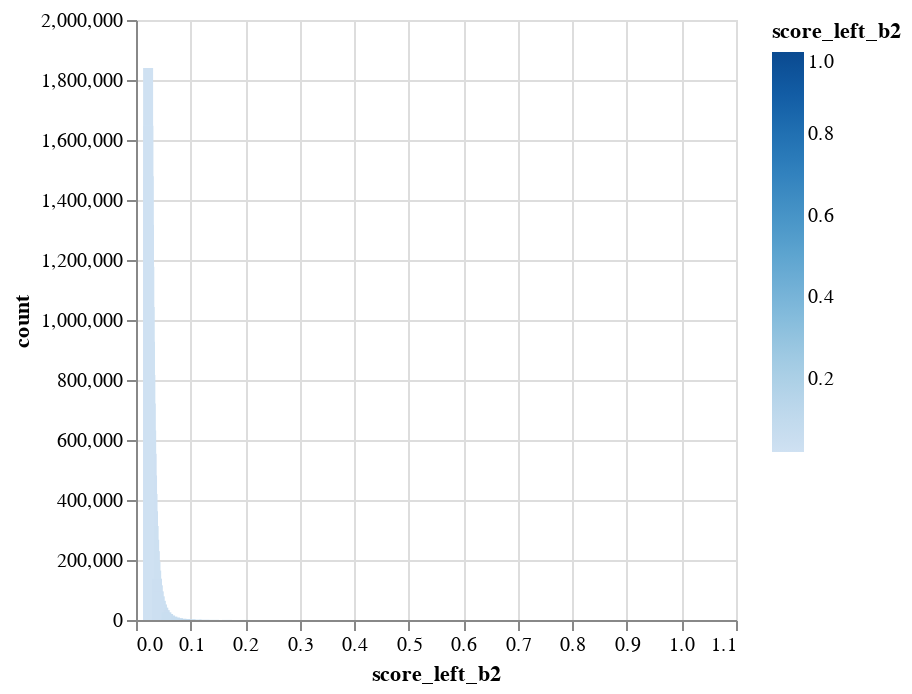
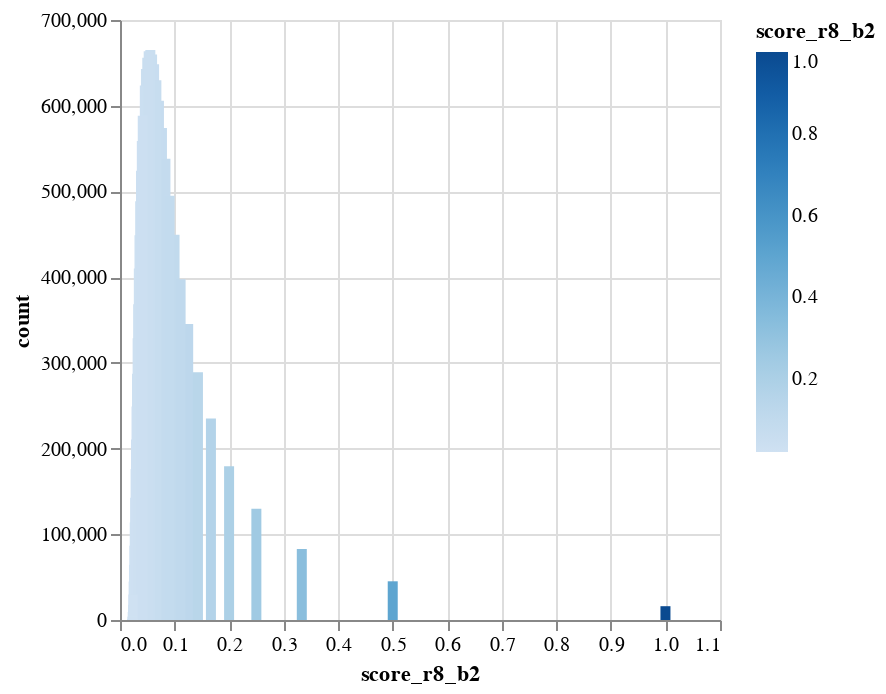

Write notebook code for charts like these, in order.
### Code cell
show_b_stats('score_left_b2')
show_b_stats('score_r8_b2')

### Figure 1 — Vega-Lite specification as saved in the notebook (floating-point values rounded to 4 significant figures)
{"config": {"view": {"continuousWidth": 300, "continuousHeight": 300}}, "data": {"name": "data-874e914ef9ef7bf552d3f1494d30eb44"}, "mark": {"type": "bar", "tooltip": true}, "encoding": {"color": {"field": "score_left_b2", "type": "quantitative"}, "x": {"field": "score_left_b2", "type": "quantitative"}, "y": {"field": "count", "type": "quantitative"}}, "params": [{"name": "param_11", "select": {"type": "interval", "encodings": ["x", "y"]}, "bind": "scales"}], "$schema": "https://vega.github.io/schema/vega-lite/v5.20.1.json", "datasets": {"data-874e914ef9ef7bf552d3f1494d30eb44": [{"score_left_b2": 0.125, "count": 781}, {"score_left_b2": 0.025, "count": 1043236}, {"score_left_b2": 0.0588, "count": 19914}, {"score_left_b2": 0.0233, "count": 1479260}, {"score_left_b2": 0.0333, "count": 267623}, {"score_left_b2": 0.0769, "count": 6066}, {"score_left_b2": 0.0476, "count": 51890}, {"score_left_b2": 0.0833, "count": 4267}, {"score_left_b2": 0.5, "count": 6}, {"score_left_b2": 0.0714, "count": 8353}, {"score_left_b2": 0.1, "count": 1959}, {"score_left_b2": 0.037, "count": 164701}, {"score_left_b2": 0.0278, "count": 631560}, {"score_left_b2": 0.0312, "count": 362094}, {"score_left_b2": 0.0345, "count": 229368}, {"score_left_b2": 0.0256, "count": 927230}, {"score_left_b2": 0.3333, "count": 21}, {"score_left_b2": 0.0222, "count": 1840051}, {"score_left_b2": 0.0263, "count": 816696}, {"score_left_b2": 0.027, "count": 721616}, {"score_left_b2": 0.0238, "count": 1317692}, {"score_left_b2": 0.0625, "count": 15106}, {"score_left_b2": 0.04, "count": 115590}, {"score_left_b2": 0.0455, "count": 63961}, {"score_left_b2": 0.0294, "count": 481821}, {"score_left_b2": 0.1111, "count": 1267}, {"score_left_b2": 0.0286, "count": 554442}, {"score_left_b2": 0.0667, "count": 11377}, {"score_left_b2": 0.05, "count": 41330}, {"score_left_b2": 0.0303, "count": 419954}, {"score_left_b2": 0.0357, "count": 194139}, {"score_left_b2": 0.25, "count": 56}, {"score_left_b2": 0.0323, "count": 313107}, {"score_left_b2": 0.0435, "count": 78837}, {"score_left_b2": 0.1429, "count": 458}, {"score_left_b2": 1.0, "count": 1}, {"score_left_b2": 0.2, "count": 126}, {"score_left_b2": 0.0244, "count": 1177494}, {"score_left_b2": 0.0227, "count": 1647198}, {"score_left_b2": 0.1667, "count": 251}, {"score_left_b2": 0.0909, "count": 2948}, {"score_left_b2": 0.0385, "count": 137857}, {"score_left_b2": 0.0526, "count": 32880}, {"score_left_b2": 0.0417, "count": 95483}, {"score_left_b2": 0.0556, "count": 25628}]}}

### Figure 2 — Vega-Lite specification as saved in the notebook (floating-point values rounded to 4 significant figures)
{"config": {"view": {"continuousWidth": 300, "continuousHeight": 300}}, "data": {"name": "data-70a429100d747790d278d6903c8a72c1"}, "mark": {"type": "bar", "tooltip": true}, "encoding": {"color": {"field": "score_r8_b2", "type": "quantitative"}, "x": {"field": "score_r8_b2", "type": "quantitative"}, "y": {"field": "count", "type": "quantitative"}}, "params": [{"name": "param_12", "select": {"type": "interval", "encodings": ["x", "y"]}, "bind": "scales"}], "$schema": "https://vega.github.io/schema/vega-lite/v5.20.1.json", "datasets": {"data-70a429100d747790d278d6903c8a72c1": [{"score_r8_b2": 0.0769, "count": 573931}, {"score_r8_b2": 0.0476, "count": 642862}, {"score_r8_b2": 0.0333, "count": 368342}, {"score_r8_b2": 0.025, "count": 44909}, {"score_r8_b2": 0.125, "count": 345464}, {"score_r8_b2": 0.0233, "count": 9410}, {"score_r8_b2": 0.0588, "count": 659646}, {"score_r8_b2": 0.037, "count": 488582}, {"score_r8_b2": 0.1, "count": 449502}, {"score_r8_b2": 0.0714, "count": 605690}, {"score_r8_b2": 0.0833, "count": 538220}, {"score_r8_b2": 0.5, "count": 45145}, {"score_r8_b2": 0.3333, "count": 82862}, {"score_r8_b2": 0.0256, "count": 64406}, {"score_r8_b2": 0.0312, "count": 287253}, {"score_r8_b2": 0.0345, "count": 410111}, {"score_r8_b2": 0.0278, "count": 142677}, {"score_r8_b2": 0.0222, "count": 1031}, {"score_r8_b2": 0.0263, "count": 86736}, {"score_r8_b2": 0.027, "count": 113677}, {"score_r8_b2": 0.0625, "count": 648382}, {"score_r8_b2": 0.0238, "count": 17753}, {"score_r8_b2": 0.04, "count": 558748}, {"score_r8_b2": 0.05, "count": 655992}, {"score_r8_b2": 0.1111, "count": 397509}, {"score_r8_b2": 0.0357, "count": 449018}, {"score_r8_b2": 0.0667, "count": 629626}, {"score_r8_b2": 0.0455, "count": 623515}, {"score_r8_b2": 0.0294, "count": 210618}, {"score_r8_b2": 0.25, "count": 129740}, {"score_r8_b2": 0.0303, "count": 249049}, {"score_r8_b2": 0.0286, "count": 176136}, {"score_r8_b2": 0.0435, "count": 581413}, {"score_r8_b2": 0.0323, "count": 328585}, {"score_r8_b2": 0.2, "count": 179492}, {"score_r8_b2": 0.1429, "count": 288902}, {"score_r8_b2": 1.0, "count": 16103}, {"score_r8_b2": 0.0385, "count": 524085}, {"score_r8_b2": 0.0244, "count": 29765}, {"score_r8_b2": 0.0227, "count": 3938}, {"score_r8_b2": 0.1667, "count": 234951}, {"score_r8_b2": 0.0909, "count": 494960}, {"score_r8_b2": 0.0556, "count": 664974}, {"score_r8_b2": 0.0526, "count": 663635}, {"score_r8_b2": 0.0417, "count": 588350}]}}
